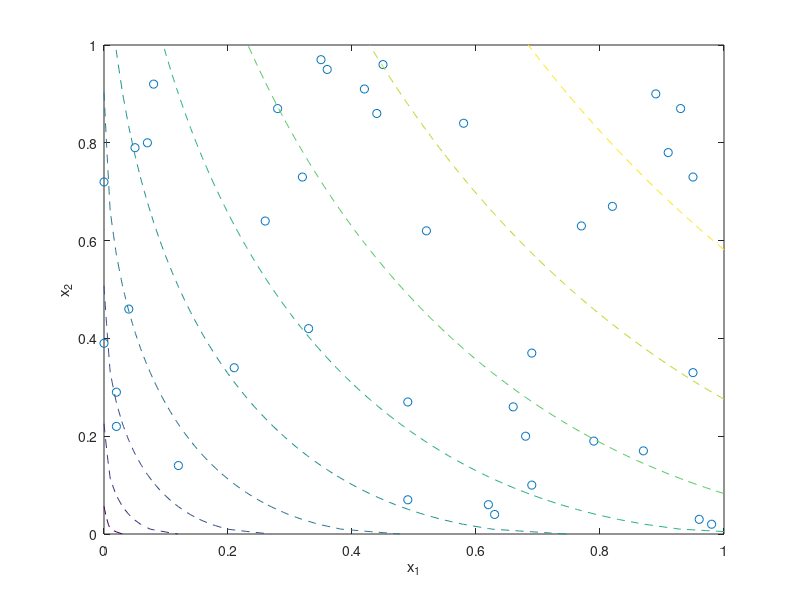

Source code (MATLAB): (Note: this script raises an error after producing the figure.)
% Example 6.9: Bounding consumer preference
% Section 6.5.5, Figures 6.25-6.26
% Boyd & Vandenberghe "Convex Optimization"
% Original by Lieven Vandenberghe
% Adapted for CVX Argyris Zymnis - 11/30/2005
%
% We are given a set of consumer preference data for bundles
% of two goods x_1 and x_2. These points are generated by
% taking 40 random points and comparing them using the
% utility function: u(x_1,x_2) = (1.1*sqrt(x_1)+0.8*sqrt(x_2))/1.9
% Then, if we have u(i) >= u(j) we say that (i,j) is in Pweak.
%
% Given this, we wish to compare the point (0.5,0.5) to each
% of the bundles in the given dataset. I.e. for each point k in the
% dataset, we wish to decide wether u(k) >= u(0) or u(k) <= u(0),
% or both, in which case we cannot make any conclusions about
% consumer preferences.
%
% To do this, we have to solve two LPs for each point:
%       minimize     u(k) - u(0)
%       subject to   g_i  >= 0
%                    u(j) <= u(i) + g_i^T(a_j - a_i), for all i,j
%                    u(i) >= u(j), for all (i,j) in Pweak
%
% and:
%       maximize     u(k) - u(0)
%       subject to   g_i  >= 0
%                    u(j) <= u(i) + g_i^T(a_j - a_i), for all i,j
%                    u(i) >= u(j), for all (i,j) in Pweak
%
% If the second LP has a strictly negative solution, we can deduce that
% u(k) < u(0). If on the other hand the second LP has a nonnegative
% solution and the first LP has a strictly positive solution, we can
% deduce that u(k) > u(0). Finally if none of the two previous cases
% holds, we cannot make a decision between the two bundles.
%
% NOTE: This file requires the auxilliary function utilfun.m to run.

clear
%cvxq = cvx_quiet(true);

data= [...
   4.5e-01   9.6e-01
   2.1e-01   3.4e-01
   9.6e-01   3.0e-02
   8.0e-02   9.2e-01
   2.0e-02   2.2e-01
   0.0e+00   3.9e-01
   2.6e-01   6.4e-01
   3.5e-01   9.7e-01
   9.1e-01   7.8e-01
   1.2e-01   1.4e-01
   5.8e-01   8.4e-01
   4.9e-01   2.7e-01
   7.0e-02   8.0e-01
   9.3e-01   8.7e-01
   4.4e-01   8.6e-01
   3.3e-01   4.2e-01
   8.9e-01   9.0e-01
   4.9e-01   7.0e-02
   9.5e-01   3.3e-01
   6.6e-01   2.6e-01
   9.5e-01   7.3e-01
   4.2e-01   9.1e-01
   6.8e-01   2.0e-01
   5.2e-01   6.2e-01
   7.7e-01   6.3e-01
   2.0e-02   2.9e-01
   9.8e-01   2.0e-02
   5.0e-02   7.9e-01
   7.9e-01   1.9e-01
   6.2e-01   6.0e-02
   2.8e-01   8.7e-01
   6.9e-01   1.0e-01
   6.9e-01   3.7e-01
   0.0e+00   7.2e-01
   8.7e-01   1.7e-01
   6.3e-01   4.0e-02
   3.2e-01   7.3e-01
   4.0e-02   4.6e-01
   3.6e-01   9.5e-01
   8.2e-01   6.7e-01 ];

% objective point
obj=[0.5,0.5];

figure(1);
% display the utility function's level sets on some data points.

plot(data(:,1),data(:,2),'o');
hold on;

[X,Y] = meshgrid(0:.01:1,0:.01:1);
Z=(1.1*X.^(1/2)+0.8*Y.^(1/2))/1.9;

[C,h] = contour(X,Y,Z,[.1,.2,.3,.4,.5,.6,.7,.8,.9],'--');
clear X Y Z C
hold off;
xlabel('x_1');
ylabel('x_2');
hold off

m = size(data,1);  % number of baskets, including 0,1

% add preference data
Pweak = zeros(m+1,m+1);
for i=1:m,
   for j=1:m
      if (i~=j) & (1.1*data(i,1).^(1/2)+0.8*data(i,2).^(1/2))/1.9 >= ...
             (1.1*data(j,1).^(1/2)+0.8*data(j,2).^(1/2))/1.9,
         Pweak(i,j) = 1;
      end;
   end;
end;

% Find consumer preferences
data = [data; 0.5 0.5];
bounds = zeros(m,2);
for k = 1:m
    fprintf(1,'Deciding on bundle %d of %d: ',k,m);

    % Check for u(k) >= u(0.5,0.5)
    scp_begin quiet
        scp_variables u(m+1) g_x(m+1) g_y(m+1)
        scp_minimize(u(k)-u(m+1))
        scp_subject to
            g_x >= 0;
            g_y >= 0;
            ones(m+1,1)*u' <= u*ones(1,m+1)+(g_x*ones(1,m+1)).*...
              (ones(m+1,1)*data(:,1)'-data(:,1)*ones(1,m+1))+...
              (g_y*ones(1,m+1)).*(ones(m+1,1)*data(:,2)'-data(:,2)*ones(1,m+1));
            (u*ones(1,m+1)).*Pweak >= (ones(m+1,1)*u').*Pweak;
    scp_end
    bounds(k,1) = scp_optval;
    fprintf( 1,'%g', round(scp_optval) );

    % Check for u(0.5,0.5) >= u(k)
    scp_begin quiet
        scp_variables u(m+1) g_x(m+1) g_y(m+1)
        scp_maximize(u(k)-u(m+1))
        scp_subject to
            g_x >= 0;
            g_y >= 0;
            ones(m+1,1)*u' <= u*ones(1,m+1) + (g_x*ones(1,m+1)).*...
              (ones(m+1,1)*data(:,1)'-data(:,1)*ones(1,m+1))+...
              (g_y*ones(1,m+1)).*(ones(m+1,1)*data(:,2)'-data(:,2)*ones(1,m+1));
            (u*ones(1,m+1)).*Pweak >= (ones(m+1,1)*u').*Pweak;
    scp_end
    bounds(k,2) = scp_optval;
    fprintf( 1,' %g\n', round(scp_optval) );
    
end

figure(2);
hold off

% plot data pt and contour line through it
val = 1.1*sqrt(0.5)+ 0.8*sqrt(.5);   % value at center
t = linspace(((val-.8)/1.1)^2, 1, 1000);
y = ( (val - 1.1*(t.^(1/2)))/.8 ).^2;
plot(t,y,'--', [.5 .5], [0 1], ':', [0 1], [.5 .5], ':');
axis([0 1 0 1]);
hold on

for k=1:m
   if bounds(k,2) < 1e-5,  % preferred over (.5,.5)
      dot = plot(data(k,1),data(k,2),'o');
      %'MarkerSize',8);
   elseif bounds(k,1) > -1e-5,  % rejected in favor of (.5,.5)
      dot = plot(data(k,1),data(k,2),'o','MarkerFaceColor',[0 0 0]);
   else % no conclusion
      dot = plot(data(k,1),data(k,2),'square', 'LineWidth',1.0,...
           'MarkerSize',10);
   end;
end;
xlabel('x_1');  ylabel('x_2');

%cvx_quiet(cvxq);
